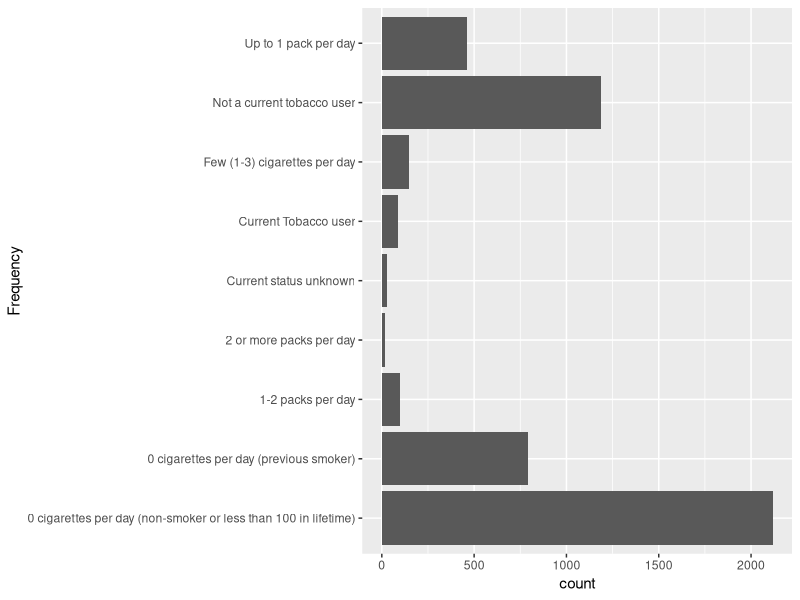

Reproduce this figure in R.

setwd("~/my_homework/ggplot_assignment")

smoking <- read.csv ("training_SyncPatientSmokingStatus.csv")
smoking_status <- read.csv ("SyncSmokingStatus.csv")

smokingtotal <- merge (smoking, smoking_status)

# 4,427 unique patients from 4,940 total rows
# possible future todo: select only most recent
# for each patient.

library(ggplot2)
smoking_plot <- ggplot (data = smokingtotal) +
  aes (x = Description) + geom_bar() +
  coord_flip() + xlab("Frequency")

png("smoking_plot.png", width=800, height=480)
smoking_plot
dev.off()
